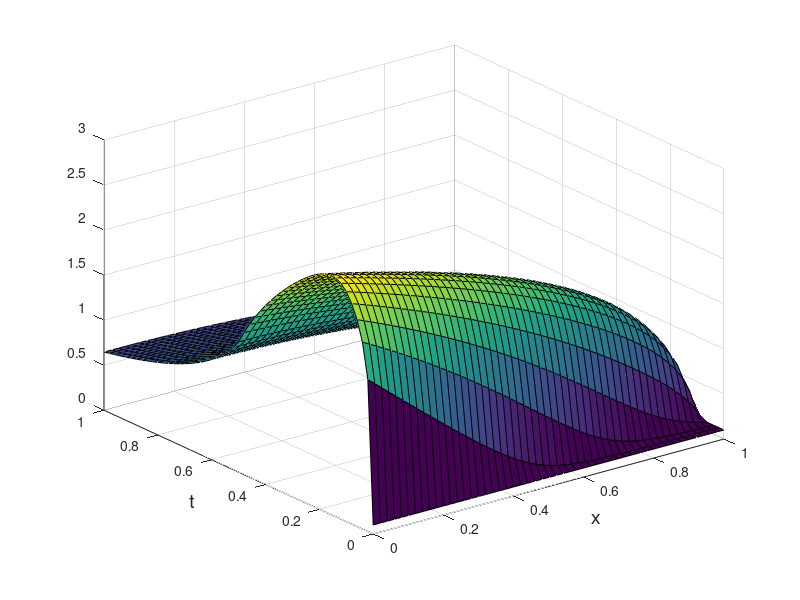

The MATLAB source for this figure:
function  U = Task1()

    function W = W(t)
        t0 = 0.5;
        Q = 10;
    
        if (t >= t0)
            W = 0;
        else
            W = 2*Q*(t0 - t);
        end
    end

    function K = K(u)
        a = 0.1;
        b = 1;
        sigma = 2;
    
        K = a + b * u ^ sigma;
    end

    l = 1;
    den = 1;
    c = 0.5;
    u0 = 0.1;
    T = 1.0;
    
    M = 50;
    N = 50;
    I = 10; 
    
    h = l / N;
    tau = T / M;
    
    x = 0 : h : l;
    t = 0 : tau : T;

    U = zeros(M + 1, N + 1);

    U(1, :) = u0;
    
    coef = tau / (den*c*h^2);
    for i = 2 : M + 1
        U(i, :) = U(i - 1, :);

        for k = 1 : I
            A = zeros(N + 1, N + 1);
            F = zeros(N + 1, 1);
    
            A(1, 1) = -1;
            A(1, 2) = 1;
            Kp = ( K(U(i, 1)) + K(U(i, 2)) ) / 2;
            F(1) = -W(t(i)) * h / Kp;
			
            for j = 2 : N
                Km = ( K(U(i, j - 1)) + K(U(i, j)) ) / 2;
                Kp = ( K(U(i, j)) + K(U(i, j + 1)) ) / 2;

                A(j, j - 1) = -Km * coef;
                A(j, j)     = ((Km + Kp) * coef + 1);
                A(j, j + 1) = -Kp * coef;
            
                F(j) = U(i - 1, j);
            end

            A(N+1,N-1) = 0;
			A(N+1,N) = 0;
			A(N+1,N+1) = 1;
			F(N+1)=u0;

            U(i, :) = A \ F;
        end
    end
    
    [max_t, max_j] = max(U(:,ceil(N/2)));  
    fprintf( 'Max temperature: %6.6f\n', max_t);
    fprintf( '           Time: %6.6f\n', (max_j-1)*tau);
    surf(x, t, U);
    ylabel('t', 'FontSize', 14);
    xlabel('x', 'FontSize', 14);  
    
end
